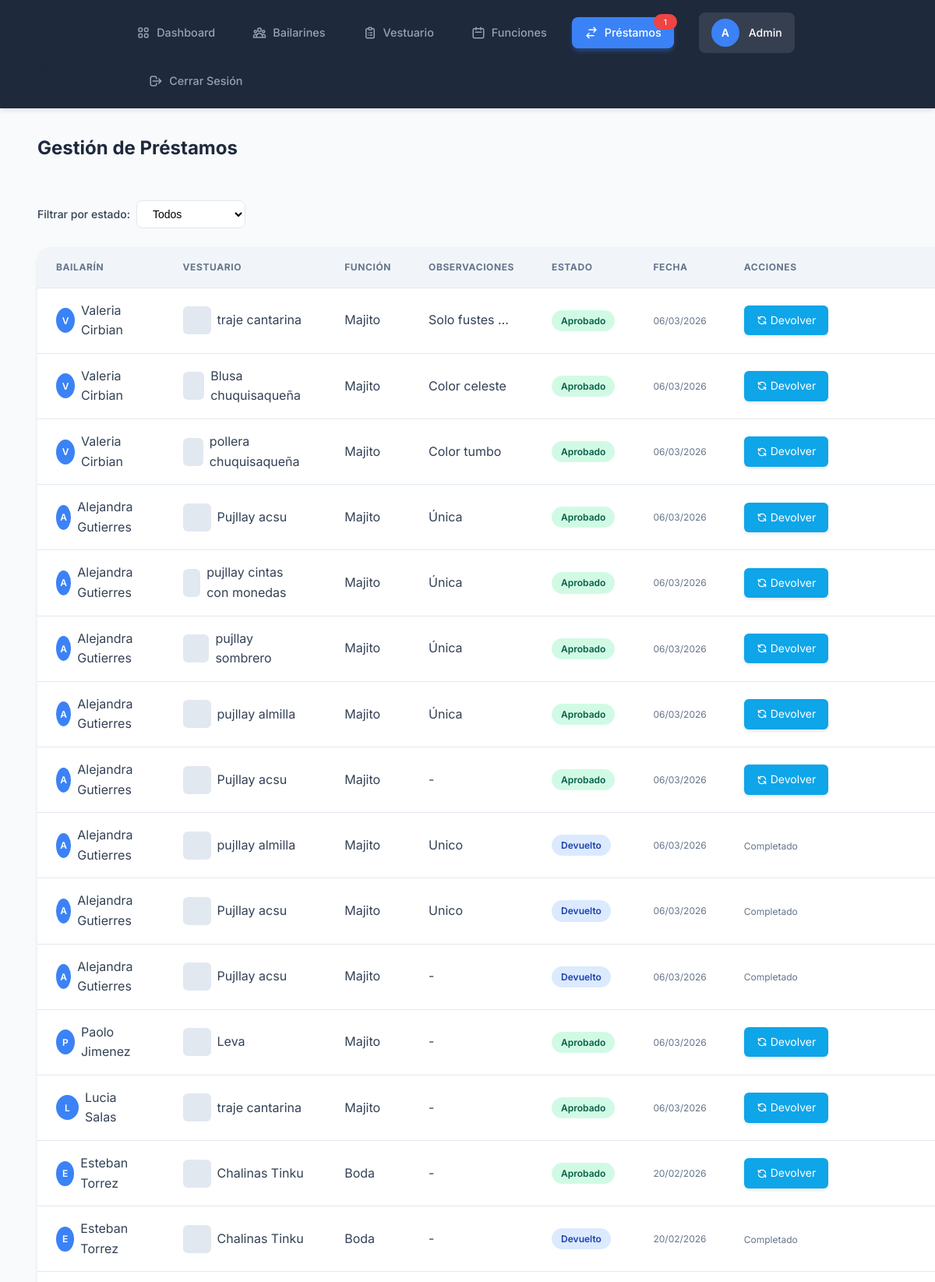
The app's page /admin.php?view=prestamos (signed in, upper part) with its own data.
### tables this page shows
CREATE TABLE `prestamos` (
  `id` int NOT NULL,
  `bailarin_id` int NOT NULL,
  `vestuario_id` int NOT NULL,
  `funcion_id` int NOT NULL,
  `fecha_solicitud` timestamp NOT NULL DEFAULT CURRENT_TIMESTAMP,
  `fecha_devolucion` datetime DEFAULT NULL,
  `estado` enum('pendiente','aprobado','rechazado','devuelto') DEFAULT 'pendiente',
  `observaciones` text
);

CREATE TABLE `bailarines` (
  `id` int NOT NULL,
  `nombre` varchar(100) NOT NULL,
  `email` varchar(100) NOT NULL,
  `telefono` varchar(20) DEFAULT NULL,
  `genero` enum('M','F','Otro') DEFAULT 'Otro',
  `password` varchar(255) NOT NULL,
  `activo` tinyint(1) DEFAULT '1',
  `creado_en` timestamp NOT NULL DEFAULT CURRENT_TIMESTAMP
);

CREATE TABLE `vestuarios` (
  `id` int NOT NULL,
  `nombre` varchar(100) NOT NULL,
  `descripcion` text,
  `talla` varchar(10) DEFAULT NULL,
  `genero` enum('Hombre','Mujer','Unisex') NOT NULL,
  `cantidad_total` int DEFAULT '1',
  `cantidad_disponible` int DEFAULT '1',
  `imagen` varchar(255) DEFAULT NULL,
  `creado_en` timestamp NOT NULL DEFAULT CURRENT_TIMESTAMP
);

CREATE TABLE `funciones` (
  `id` int NOT NULL,
  `nombre` varchar(150) NOT NULL,
  `fecha` datetime NOT NULL,
  `lugar` varchar(150) DEFAULT NULL,
  `descripcion` text,
  `creado_en` timestamp NOT NULL DEFAULT CURRENT_TIMESTAMP
);

### src/Views/Admin/prestamos.php (the view, shortened to what this page needs)
<?php
$filter_estado = isset($_GET['estado']) ? $_GET['estado'] : 'all';
$sql = "SELECT p.*, b.nombre as bailarin, v.nombre as vestuario, f.nombre as funcion, v.imagen as v_imagen
        FROM prestamos p
        JOIN bailarines b ON p.bailarin_id = b.id
        JOIN vestuarios v ON p.vestuario_id = v.id
        JOIN funciones f ON p.funcion_id = f.id";
$sql .= " ORDER BY p.fecha_solicitud DESC";
$prestamos = $pdo->query($sql)->fetchAll();
?>
<div class="section-header" style="display: flex; justify-content: space-between; align-items: center; flex-wrap: wrap; gap: 1rem;">
    <h2 style="margin: 0;">Gestión de Préstamos</h2>
</div>
<div class="filter-bar">
    <form method="GET" style="display: flex; gap: 0.5rem; align-items: center;">
        <label style="font-size: 0.875rem; font-weight: 500;">Filtrar por estado:</label>
        <select name="estado" onchange="this.form.submit()" style="min-width: 140px;">
            <option value="all" <?php echo $filter_estado == 'all' ? 'selected' : ''; ?>>Todos</option>
        </select>
    </form>
</div>
<table>
    <thead>
        <tr>
            <th>Bailarín</th>
            <th>Vestuario</th>
            <th>Función</th>
            <th>Observaciones</th>
            <th>Estado</th>
            <th>Fecha</th>
            <th>Acciones</th>
        </tr>
    </thead>
    <tbody>
        <?php foreach ($prestamos as $p): ?>
            <tr>
                <td>
                    <div style="display: flex; align-items: center; gap: 0.5rem;">
                        <div style="width: 32px; height: 32px; background: var(--accent-color); border-radius: 50%; display: flex; align-items: center; justify-content: center; color: white; font-size: 0.75rem; font-weight: 600;">
                            <?php echo strtoupper(substr($p['bailarin'], 0, 1)); ?>
                        </div>
                        <span><?php echo htmlspecialchars($p['bailarin']); ?></span>
                    </div>
                </td>
                <td>
                    <div style="display: flex; align-items: center; gap: 0.5rem;">
                        <?php if ($p['v_imagen']): ?>
                            <img src="assets/images/<?php echo htmlspecialchars($p['v_imagen']); ?>" style="width: 36px; height: 36px; object-fit: cover; border-radius: 0.375rem;">
                        <?php else: ?>
                            <div style="width: 36px; height: 36px; background: #e2e8f0; border-radius: 0.375rem;"></div>
                        <?php endif; ?>
                        <?php echo htmlspecialchars($p['vestuario']); ?>
                    </div>
                </td>
                <td><?php echo htmlspecialchars($p['funcion']); ?></td>
                <td style="max-width: 150px; overflow: hidden; text-overflow: ellipsis; white-space: nowrap;" title="<?php echo htmlspecialchars($p['observaciones']); ?>">
                    <?php echo htmlspecialchars($p['observaciones'] ?: '-'); ?>
                </td>
                <td>
                    <?php
                    $badge_class = '';
                    switch($p['estado']) {
                        case 'pendiente': $badge_class = 'badge-pending'; break;
                        case 'aprobado': $badge_class = 'badge-approved'; break;
                        case 'devuelto': $badge_class = 'badge-returned'; break;
                    }
                    ?>
                    <span class="badge <?php echo $badge_class; ?>"><?php echo ucfirst($p['estado']); ?></span>
                </td>
                <td>
                    <div style="font-size: 0.75rem; color: var(--text-muted);">
                        <?php echo date('d/m/Y', strtotime($p['fecha_solicitud'])); ?>
                    </div>
                </td>
                <td>
                    <?php if ($p['estado'] == 'pendiente'): ?>
                        <div style="display: flex; gap: 0.5rem;">
                            <a href="admin.php?view=prestamos&action=approve&id=<?php echo $p['id']; ?>" class="action-btn" style="background: var(--success-color);" title="Aprobar">
                                <svg style="width:14px;height:14px;" fill="none" stroke="currentColor" viewBox="0 0 24 24"><path stroke-linecap="round" stroke-linejoin="round" stroke-width="2" d="M5 13l4 4L19 7"></path></svg>
                                Aprobar
                            </a>
                            <a href="admin.php?view=prestamos&action=reject&id=<?php echo $p['id']; ?>" class="action-btn" style="background: var(--danger-color);" title="Rechazar" onclick="return confirm('¿Estás seguro de rechazar este préstamo?');">
                                <svg style="width:14px;height:14px;" fill="none" stroke="currentColor" viewBox="0 0 24 24"><path stroke-linecap="round" stroke-linejoin="round" stroke-width="2" d="M6 18L18 6M6 6l12 12"></path></svg>
                                Rechazar
                            </a>
                        </div>
                    <?php elseif ($p['estado'] == 'aprobado'): ?>
                        <a href="admin.php?view=prestamos&action=return&id=<?php echo $p['id']; ?>" class="action-btn" style="background: var(--info-color);" title="Marcar devuelto">
                            <svg style="width:14px;height:14px;" fill="none" stroke="currentColor" viewBox="0 0 24 24"><path stroke-linecap="round" stroke-linejoin="round" stroke-width="2" d="M4 4v5h.582m15.356 2A8.001 8.001 0 004.582 9m0 0H9m11 11v-5h-.581m0 0a8.003 8.003 0 01-15.357-2m15.357 2H15"></path></svg>
                            Devolver
                        </a>
                    <?php else: ?>
                        <span style="color: var(--text-muted); font-size: 0.75rem;">Completado</span>
                    <?php endif; ?>
                </td>
            </tr>
        <?php endforeach; ?>
    </tbody>
</table>

### public/css/style.css (style rules this page uses)
:root { --primary-color: #1e293b; --primary-hover: #0f172a; --secondary-color: #1e293b; --accent-color: #64748b; --text-main: #1e293b; --text-muted: #64748b; --light-bg: #f8fafc; --white: #ffffff; --border-color: #e2e8f0; --font-heading: 'Playfair Display', serif; --font-body: 'Inter', sans-serif; }
* { margin: 0; padding: 0; box-sizing: border-box; }
body { font-family: var(--font-body); line-height: 1.6; color: var(--text-color); background-color: var(--light-bg); }
a { text-decoration: none; color: inherit; transition: var(--transition); }
:root { --primary-color: #ef4444; --primary-hover: #dc2626; --secondary-color: #1e293b; --secondary-light: #334155; --accent-color: #3b82f6; --accent-hover: #2563eb; --success-color: #10b981; --warning-color: #f59e0b; --light-bg: #f8fafc; --white: #ffffff; --text-dark: #1e293b; --text-main: #334155; --text-muted: #64748b; --border-color: #e2e8f0; --shadow-sm: 0 1px 2px rgba(0,0,0,0.05); --shadow-md: 0 4px 6px -1px rgba(0,0,0,0.1); --shadow-lg: 0 10px 15px -3px rgba(0,0,0,0.1); --shadow-xl: 0 20px 25px -5px rgba(0,0,0,0.1); --transition: all 0.3s ease; --font-heading: 'Playfair Display', serif; --font-body: 'Inter', sans-serif; }
.section-header { text-align: center; margin-bottom: 3rem; }

### public/admin.php (style rules this page uses)
:root { --primary-bg: #f8fafc; --sidebar-bg: #1e293b; --sidebar-text: #e2e8f0; --sidebar-hover: #334155; --accent-color: #3b82f6; --accent-hover: #2563eb; --danger-color: #ef4444; --success-color: #10b981; --warning-color: #f59e0b; --info-color: #0ea5e9; --card-bg: #ffffff; --border-color: #e2e8f0; --text-main: #334155; --text-muted: #64748b; --badge-pending: #fef3c7; --badge-pending-text: #92400e; --badge-approved: #d1fae5; --badge-approved-text: #065f46; --badge-rejected: #fee2e2; --badge-rejected-text: #991b1b; --badge-returned: #dbeafe; --badge-returned-text: #1e40af; --badge-male: #dbeafe; --badge-male-text: #1e40af; --badge-female: #fce7f3; --badge-female-text: #9d174d; --badge-other: #f3f4f6; --badge-other-text: #374151; }
* { box-sizing: border-box; }
body { font-family: 'Inter', sans-serif; background-color: var(--primary-bg); margin: 0; color: var(--text-main); }
h1, h2, h3 { color: #1e293b; margin-top: 0; }
table { width: 100%; border-collapse: separate; border-spacing: 0; background: var(--card-bg); border-radius: 1rem; overflow: hidden; box-shadow: 0 4px 6px -1px rgba(0, 0, 0, 0.1); margin-top: 1.5rem; }
thead { background-color: #f1f5f9; }
th { padding: 1rem 1.5rem; text-align: left; font-size: 0.75rem; text-transform: uppercase; letter-spacing: 0.05em; color: #64748b; border-bottom: 1px solid var(--border-color); }
td { padding: 1rem 1.5rem; border-bottom: 1px solid var(--border-color); color: #334155; vertical-align: middle; }
.btn-submit, .action-btn { border: none; cursor: pointer; font-family: inherit; transition: all 0.2s; box-shadow: 0 2px 4px rgba(0,0,0,0.1); }
.action-btn { padding: 0.5rem 1rem; font-size: 0.875rem; border-radius: 0.375rem; color: white; text-decoration: none; display: inline-flex; align-items: center; gap: 0.25rem; margin-right: 0.5rem; }
.badge { display: inline-flex; align-items: center; padding: 0.25rem 0.75rem; border-radius: 9999px; font-size: 0.75rem; font-weight: 600; text-transform: capitalize; }
.badge-approved { background: var(--badge-approved); color: var(--badge-approved-text); }
.badge-returned { background: var(--badge-returned); color: var(--badge-returned-text); }
.filter-bar { display: flex; gap: 1rem; margin-bottom: 1.5rem; flex-wrap: wrap; }
.filter-bar select { padding: 0.5rem 1rem; border: 1px solid var(--border-color); border-radius: 0.5rem; font-size: 0.875rem; background: var(--card-bg); cursor: pointer; }
table tbody tr { transition: background-color 0.2s; }

### records on screen
prestamos: bailarin.nombre "V", bailarin.nombre "Valeria Cirbian", vestuario.nombre "traje cantarina", funcion.nombre "Majito", observaciones "Solo fustes…", estado "Aprobado", fecha_solicitud "06/03/2026"
prestamos: bailarin.nombre "V", bailarin.nombre "Valeria Cirbian", vestuario.nombre "Blusa chuquisaqueña", funcion.nombre "Majito", observaciones "Color celeste", estado "Aprobado", fecha_solicitud "06/03/2026"
prestamos: bailarin.nombre "V", bailarin.nombre "Valeria Cirbian", vestuario.nombre "pollera chuquisaqueña", funcion.nombre "Majito", observaciones "Color tumbo", estado "Aprobado", fecha_solicitud "06/03/2026"
prestamos: bailarin.nombre "A", bailarin.nombre "Alejandra Gutierres", vestuario.nombre "Pujllay acsu", funcion.nombre "Majito", observaciones "Única", estado "Aprobado", fecha_solicitud "06/03/2026"
prestamos: bailarin.nombre "A", bailarin.nombre "Alejandra Gutierres", vestuario.nombre "pujllay cintas con monedas", funcion.nombre "Majito", observaciones "Única", estado "Aprobado", fecha_solicitud "06/03/2026"
prestamos: bailarin.nombre "A", bailarin.nombre "Alejandra Gutierres", vestuario.nombre "pujllay sombrero", funcion.nombre "Majito", observaciones "Única", estado "Aprobado", fecha_solicitud "06/03/2026"
prestamos: bailarin.nombre "A", bailarin.nombre "Alejandra Gutierres", vestuario.nombre "pujllay almilla", funcion.nombre "Majito", observaciones "Única", estado "Aprobado", fecha_solicitud "06/03/2026"
prestamos: bailarin.nombre "A", bailarin.nombre "Alejandra Gutierres", vestuario.nombre "Pujllay acsu", funcion.nombre "Majito", observaciones "-", estado "Aprobado", fecha_solicitud "06/03/2026"
prestamos: bailarin.nombre "A", bailarin.nombre "Alejandra Gutierres", vestuario.nombre "pujllay almilla", funcion.nombre "Majito", observaciones "Unico", estado "Devuelto", fecha_solicitud "06/03/2026", shows "Completado"
prestamos: bailarin.nombre "A", bailarin.nombre "Alejandra Gutierres", vestuario.nombre "Pujllay acsu", funcion.nombre "Majito", observaciones "Unico", estado "Devuelto", fecha_solicitud "06/03/2026", shows "Completado"
prestamos: bailarin.nombre "A", bailarin.nombre "Alejandra Gutierres", vestuario.nombre "Pujllay acsu", funcion.nombre "Majito", observaciones "-", estado "Devuelto", fecha_solicitud "06/03/2026", shows "Completado"
prestamos: bailarin.nombre "P", bailarin.nombre "Paolo Jimenez", vestuario.nombre "Leva", funcion.nombre "Majito", observaciones "-", estado "Aprobado", fecha_solicitud "06/03/2026"
prestamos: bailarin.nombre "L", bailarin.nombre "Lucia Salas", vestuario.nombre "traje cantarina", funcion.nombre "Majito", observaciones "-", estado "Aprobado", fecha_solicitud "06/03/2026"
prestamos: bailarin.nombre "E", bailarin.nombre "Esteban Torrez", vestuario.nombre "Chalinas Tinku", funcion.nombre "Boda", observaciones "-", estado "Aprobado", fecha_solicitud "20/02/2026"
prestamos: bailarin.nombre "E", bailarin.nombre "Esteban Torrez", vestuario.nombre "Chalinas Tinku", funcion.nombre "Boda", observaciones "-", estado "Devuelto", fecha_solicitud "20/02/2026", shows "Completado"
